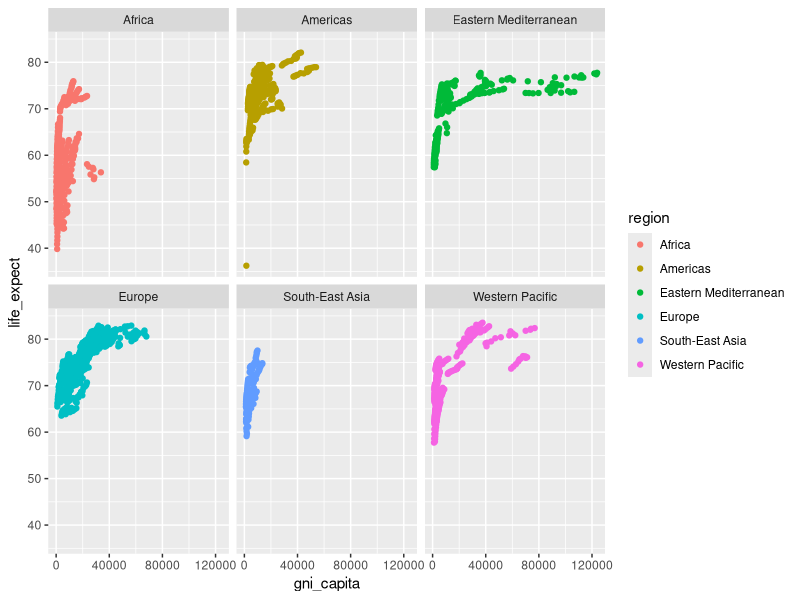
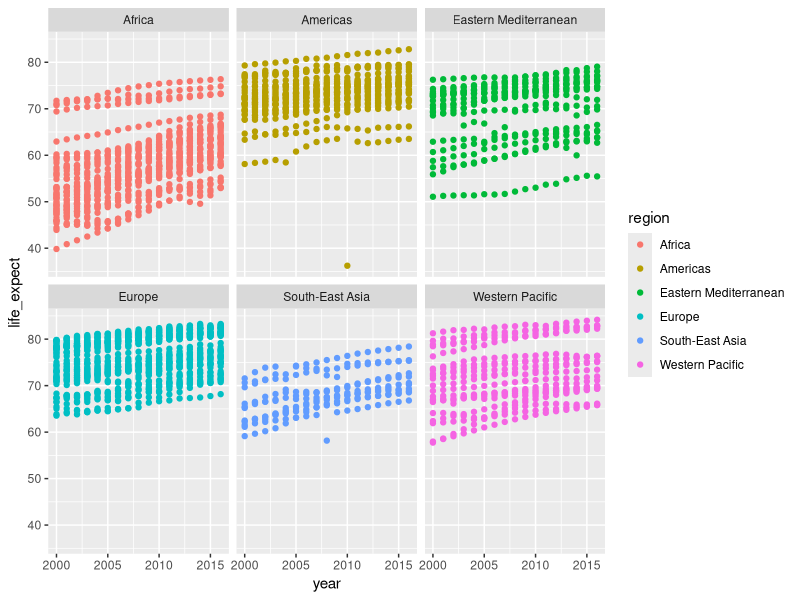
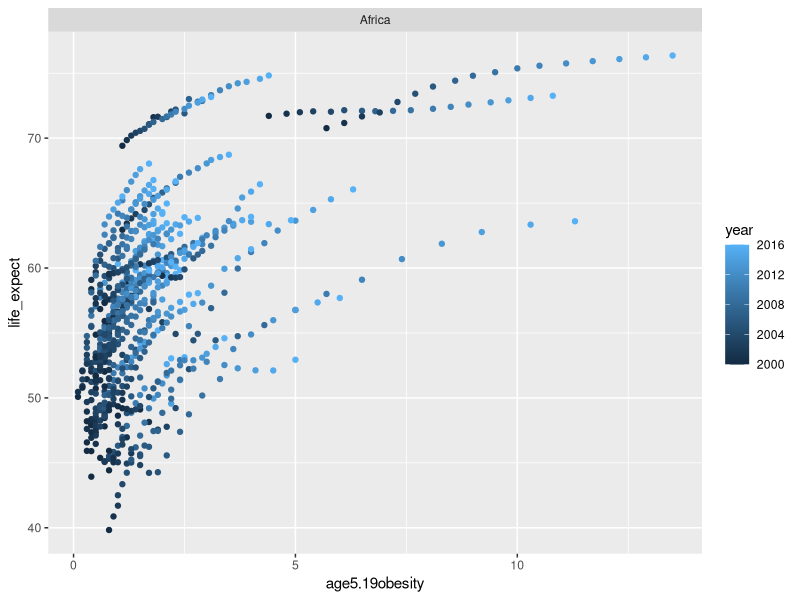
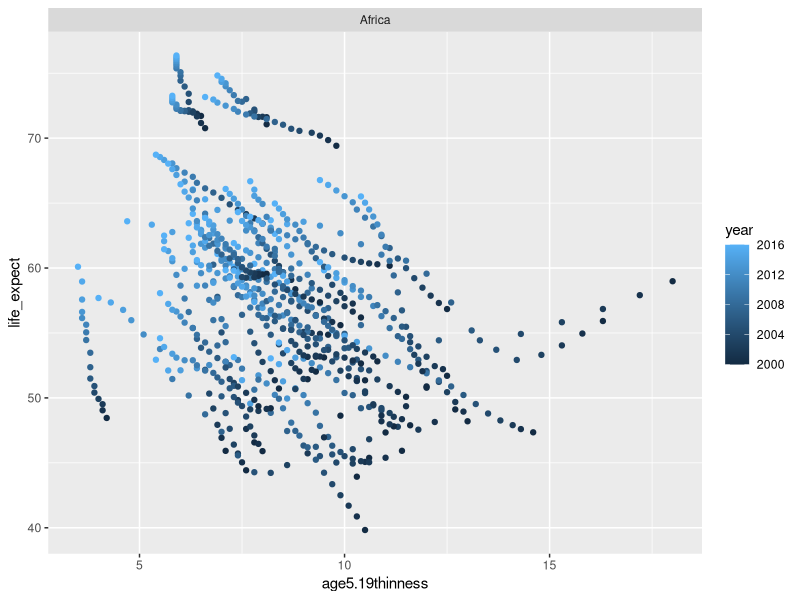

Reproduce these figures in R, in order.
## ---- chunk 1
library(tidyverse)
library(dplyr)
## ---- chunk 2
who <- read.csv("who_life_exp.csv")
## ---- chunk 3
glimpse(who)
## ---- chunk 4
summary(who)
## ---- chunk 5
who %>%
  filter(region == "Americas" & year == 2016) %>%
  distinct(country)
## ---- chunk 6
who %>%
  group_by(region) %>%
  summarize(min_life = min(life_expect),
            max_life = max(life_expect))

## ---- chunk 7
ggplot(who, mapping = 
         aes(x = gni_capita,
             y = life_expect,
             color = region)) +
  geom_point() +
  facet_wrap(~region)

## ---- chunk 8
ggplot(who, mapping = 
         aes(x = year,
             y = life_expect,
             color = region)) +
  geom_point() +
  facet_wrap(~region)

## ---- chunk 9
who %>%
  filter(region == "Africa") %>%
  ggplot(mapping = 
         aes(x = age5.19obesity,
             y = life_expect,
             color = year)) +
  geom_point() +
  facet_wrap(~region)
## ---- chunk 10
who %>%
  filter(region == "Africa") %>%
  ggplot(mapping = 
         aes(x = age5.19thinness,
             y = life_expect,
             color = year)) +
  geom_point() +
  facet_wrap(~region)
